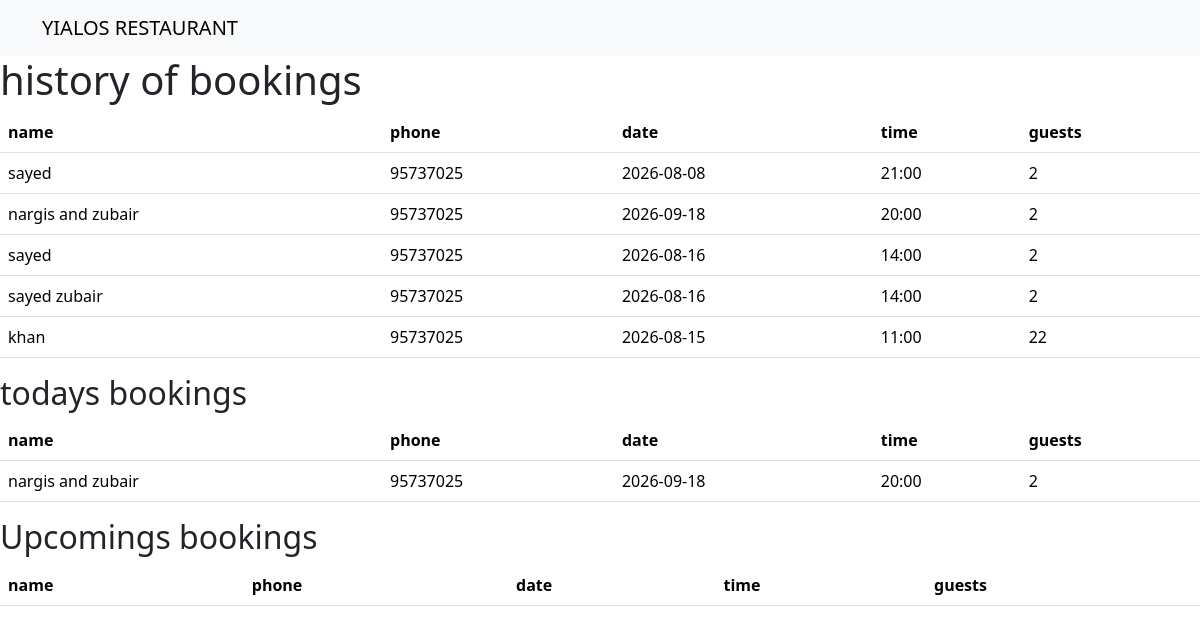
Screenshot of /admin/show_bookings (signed in) with the database file from the repository.
### tables this page shows
CREATE TABLE booking(
    id INTEGER PRIMARY KEY AUTOINCREMENT,
    customer_name VARCHAR NOT NULL,
    customer_phone VARCHAR,
    date DATE,
    time TIME,
    guests INTEGER NOT NULL,
    status VARCHAR DEFAULT 'pending',
    created_at DATETIME DEFAULT CURRENT_TIMESTAMP,
    table_id INTEGER,
    FOREIGN KEY (table_id) REFERENCES restaurant_table(id)
);

### app.py (the view)
@app.route('/admin/show_bookings')
@login_required
def show_bookings():
    bookings = show_booking()
    upcomings = show_upcoming_bk()
    todays = show_today_bk()
    return render_template('admin_booking.html', bookings=bookings,upcomings=upcomings,todays=todays)

### app.py (called while the page is built)
def login_required(f):       # f = the function below @login_required
    @wraps(f)                # keep original function name
    def decorated(*args, **kwargs):  # catch ALL arguments Flask passes
        if not session.get('logged_in'):  # check if logged in
            return redirect('/login')      # not logged in → send to login
        return f(*args, **kwargs)          # logged in → run the real function
    return decorated                       # return the wrapped function

### database.py (called while the page is built)
def get_connection():
    conn = sqlite3.connect('db.sqlite3')
    conn.row_factory = sqlite3.Row
    return conn

def show_booking():
    conn = get_connection()
    cursor = conn.cursor()
    cursor.execute('SELECT * FROM booking')
    bookings = cursor.fetchall()
    conn.close()
    return bookings

def show_today_bk():
    conn = get_connection()
    cursor = conn.cursor()
    cursor.execute("SELECT * FROM booking WHERE date = date('now')")
    today_bookings = cursor.fetchall()
    conn.close()
    return today_bookings

def show_upcoming_bk():
    conn = get_connection()
    cursor = conn.cursor()
    cursor.execute("SELECT * FROM booking WHERE date > date('now')")
    upcoming_bookings = cursor.fetchall()
    conn.close()
    return upcoming_bookings

### templates/admin_booking.html (shortened to what this page needs)
{% extends "layout.html"%}
{% block content %}
<h1> history of  bookings </h1>
<table class="table">
  <thead>
    <tr>
      <th scope="col">name</th>
      <th scope="col">phone</th>
      <th scope="col">date</th>
      <th scope="col">time</th>
      <th scope="col">guests</th>
    </tr>
  </thead>
  <tbody>
        {%for booking in bookings%}
    <tr>
      <td>{{booking['customer_name']}}</td>
      <td>{{booking['customer_phone']}}</td>
      <td>{{booking['date']}}</td>
      <td>{{booking['time']}}</td>
      <td>{{booking['guests']}}</td>
    </tr>
        {% endfor %}
  </tbody>
</table>
<h2> todays bookings </h2>
<table class="table">
  <thead>
    <tr>
      <th scope="col">name</th>
      <th scope="col">phone</th>
      <th scope="col">date</th>
      <th scope="col">time</th>
      <th scope="col">guests</th>
    </tr>
  </thead>
  <tbody>
        {%for today in todays%}
    <tr>
      <td>{{today['customer_name']}}</td>
      <td>{{today['customer_phone']}}</td>
      <td>{{today['date']}}</td>
      <td>{{today['time']}}</td>
      <td>{{today['guests']}}</td>
    </tr>
        {% endfor %}
  </tbody>
</table>
<h2> Upcomings bookings</h2>
<table class="table">
  <thead>
    <tr>
      <th scope="col">name</th>
      <th scope="col">phone</th>
      <th scope="col">date</th>
      <th scope="col">time</th>
      <th scope="col">guests</th>
    </tr>
  </thead>
</table>
{% endblock %}

### rows the page displays
booking: customer_name "sayed", customer_phone "95737025", date "2026-08-08", time "21:00", guests "2"
booking: customer_name "nargis and zubair", customer_phone "95737025", date "2026-09-18", time "20:00", guests "2"
booking: customer_name "sayed", customer_phone "95737025", date "2026-08-16", time "14:00", guests "2"
booking: customer_name "sayed zubair", customer_phone "95737025", date "2026-08-16", time "14:00", guests "2"
booking: customer_name "khan", customer_phone "95737025", date "2026-08-15", time "11:00", guests "22"
